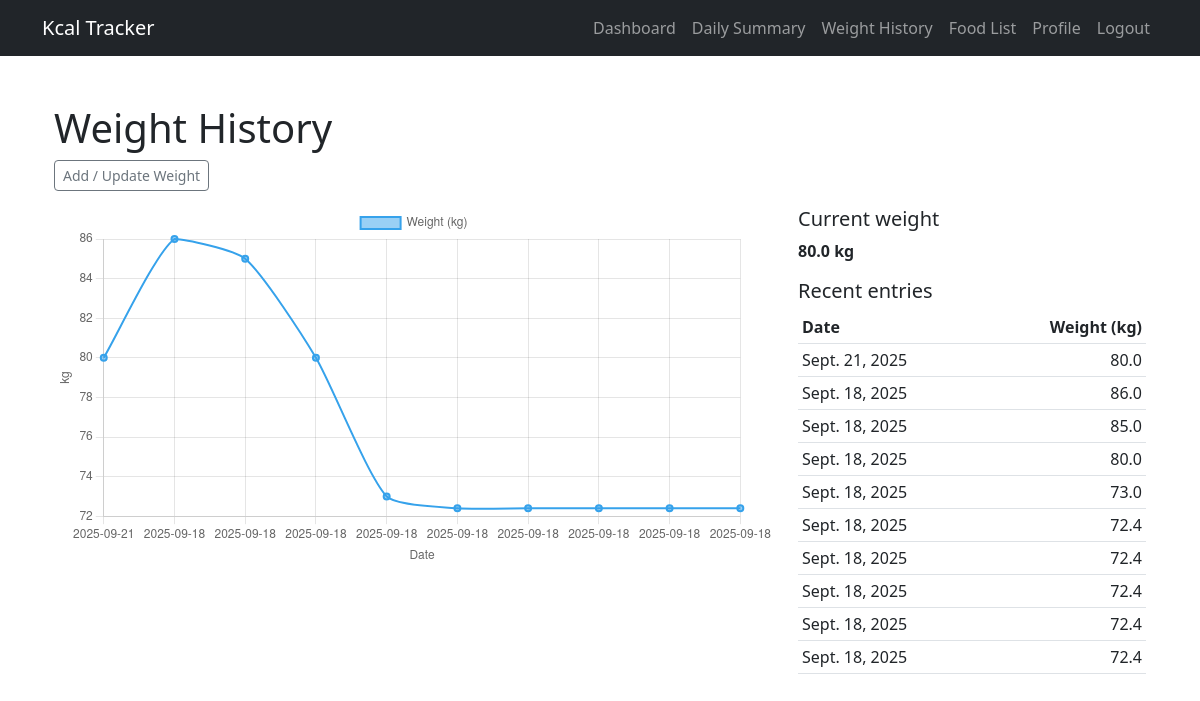
Page /tracker/history/ (signed in) on the committed database.
### tracker/models.py (models this page shows, shortened)
class Profile(models.Model):
    SEX_CHOICES = (
        ('M', 'Male'),
        ('F', 'Female'),
    )
    GOAL_CHOICES = (
        ('lose', 'Lose Weight'),
        ('maintain', 'Maintain'),
        ('gain', 'Gain Weight'),
    )
    user = models.OneToOneField(User, on_delete=models.CASCADE)
    name = models.TextField()
    age = models.PositiveIntegerField(default=20)
    sex = models.CharField(max_length=1, choices=SEX_CHOICES, default='M')
    height_cm = models.FloatField(default=170)
    weight_kg = models.FloatField(default=65)
    activity_factor = models.FloatField(default=1.4)  # 1.2 sedentary → 1.9 very active
    goal = models.CharField(max_length=10, choices=GOAL_CHOICES, default='maintain')

class WeightEntry(models.Model):
    user = models.ForeignKey(User, on_delete=models.CASCADE, related_name='weight_entries')
    weight_kg = models.FloatField()
    recorded_at = models.DateTimeField(default=timezone.now)
    class Meta:
        ordering = ['-recorded_at']  # newest first

### tracker/views.py (the view)
# urls.py: path('history/', views.weight_history, name='weight_history'),
@login_required
def weight_history(request):
    entries = WeightEntry.objects.filter(user=request.user).order_by('-recorded_at')  # oldest -> newest for chart
    labels = [e.recorded_at.date().isoformat() for e in entries]  # 'YYYY-MM-DD'
    data = [round(e.weight_kg, 2) for e in entries]
    return render(request, 'history/weight_history.html', {
        'entries': entries,
        'labels_json': json.dumps(labels),
        'data_json': json.dumps(data),
        'current_weight': getattr(request.user, 'profile', None).weight_kg if hasattr(request.user, 'profile') else None,
    })

### tracker/templates/history/weight_history.html (shortened to what this page needs)
{% extends "base.html" %}
{% block content %}
<div class="container py-4">
  <h1>Weight History</h1>
  <p>
    <a class="btn btn-sm btn-outline-secondary" href="{% url 'update_weight' %}">Add / Update Weight</a>
  </p>
  <div class="row">
    <div class="col-md-8">
      <canvas id="weightChart" width="600" height="300"></canvas>
    </div>
    <div class="col-md-4">
      <h5>Current weight</h5>
      <p><strong>{{ current_weight|default:"—" }} kg</strong></p>
      <h5>Recent entries</h5>
      <table class="table table-sm">
        <thead>
          <tr><th>Date</th><th class="text-end">Weight (kg)</th></tr>
        </thead>
        <tbody>
          {% for e in entries|slice:":20" %}
            <tr>
              <td>{{ e.recorded_at.date }}</td>
              <td class="text-end">{{ e.weight_kg|floatformat:1 }}</td>
            </tr>
          {% empty %}
            <tr><td colspan="2">No entries yet.</td></tr>
          {% endfor %}
        </tbody>
      </table>
    </div>
  </div>
</div>
<script>
  // get data passed from view
  const labels = {{ labels_json|safe }};
  const data = {{ data_json|safe }};
  const ctx = document.getElementById('weightChart').getContext('2d');
  // if no data, show a placeholder message
  if (!labels.length) {
    ctx.font = '16px Arial';
    ctx.fillText('No weight entries yet. Use "Add / Update Weight".', 10, 50);
  } else {
    new Chart(ctx, {
      type: 'line',
      data: {
        labels: labels,
        datasets: [{
          label: 'Weight (kg)',
          data: data,
          fill: false,
          tension: 0.2,
          borderWidth: 2
        }]
      },
      options: {
        responsive: true,
        scales: {
          x: { display: true, title: { display: true, text: 'Date' } },
          y: { display: true, title: { display: true, text: 'kg' } }
        }
      }
    });
  }
</script>
{% endblock %}

### rows in the picture
Profile: weight_kg "80.0"
WeightEntry: recorded_at "Sept. 21, 2025", weight_kg "80.0"
WeightEntry: recorded_at "Sept. 18, 2025", weight_kg "86.0"
WeightEntry: recorded_at "Sept. 18, 2025", weight_kg "85.0"
WeightEntry: recorded_at "Sept. 18, 2025", weight_kg "80.0"
WeightEntry: recorded_at "Sept. 18, 2025", weight_kg "73.0"
WeightEntry: recorded_at "Sept. 18, 2025", weight_kg "72.4"
WeightEntry: recorded_at "Sept. 18, 2025", weight_kg "72.4"
WeightEntry: recorded_at "Sept. 18, 2025", weight_kg "72.4"
WeightEntry: recorded_at "Sept. 18, 2025", weight_kg "72.4"
WeightEntry: recorded_at "Sept. 18, 2025", weight_kg "72.4"

### other values in the picture
chart data {{ labels_json|safe }} ["2025-09-21", "2025-09-18", "2025-09-18", "2025-09-18", "2025-09-18", "2025-09-18", "2025-09-18", "2025-09-18", "2025-09-18", "2025-09-18"]
chart data {{ data_json|safe }} [80.0, 86.0, 85.0, 80.0, 73.0, 72.4, 72.4, 72.4, 72.4, 72.4]
